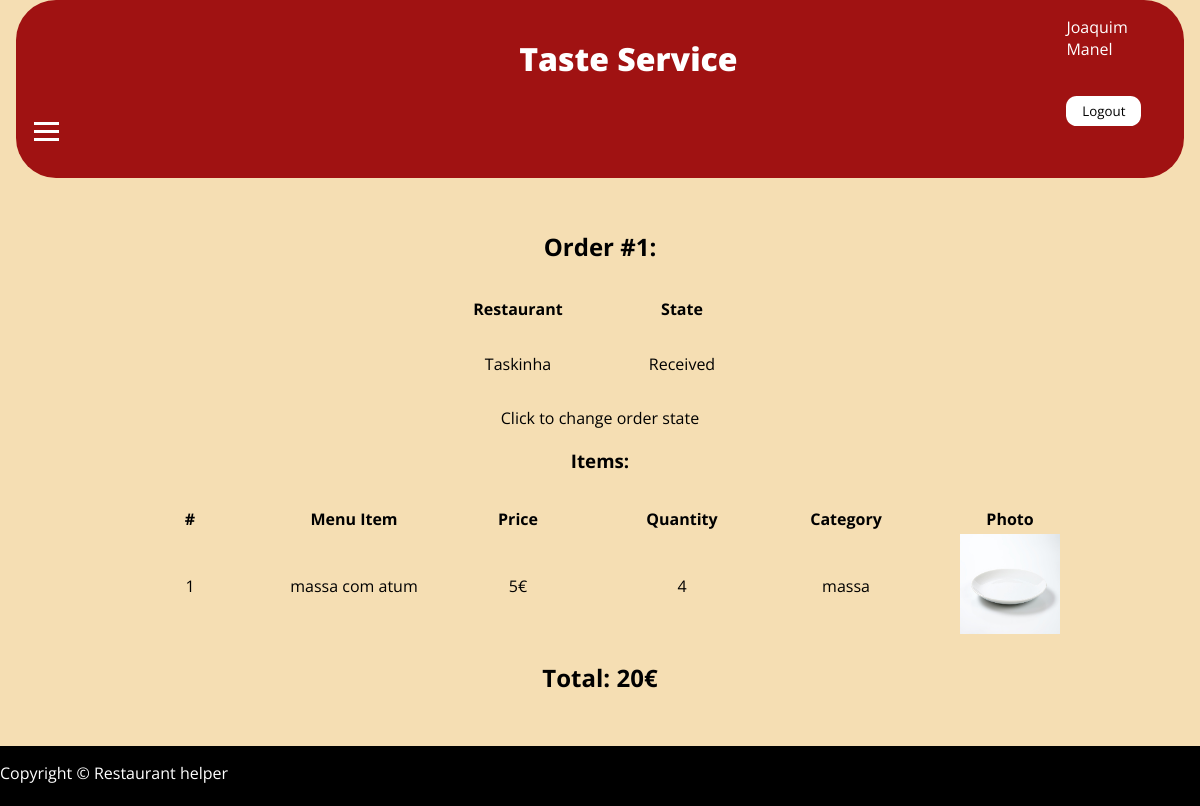
The app's page /pages/request.php?id=1 (signed in) with its own data.
### tables this page shows
CREATE TABLE request (
  id INTEGER PRIMARY KEY,
  customer INTEGER NOT NULL REFERENCES customer(id) ON DELETE CASCADE,
  state VARCHAR NOT NULL
);

CREATE TABLE restaurants (
  id INTEGER PRIMARY KEY,            
  name VARCHAR NOT NULL,
  adress VARCHAR NOT NULL,
  category VARCHAR NOT NULL,
  photo STRING DEFAULT "default.jpg",
  owner INTEGER NOT NULL REFERENCES restaurantOwner(id) ON DELETE CASCADE
                      
);

CREATE TABLE RequestMenuItem (
  id INTEGER PRIMARY KEY,
  menu_item INTEGER NOT NULL REFERENCES menu_item(id) ON DELETE CASCADE,
  request INTEGER NOT NULL REFERENCES request(id) ON DELETE CASCADE,
  quantity INTEGER NOT NULL
);

CREATE TABLE menu_item (
  id INTEGER PRIMARY KEY,
  name VARCHAR NOT NULL,
  price INTEGER NOT NULL,
  photo STRING DEFAULT "default.jpg",
  category VARCHAR NOT NULL,
  menu INTEGER NOT NULL REFERENCES menu(id) ON DELETE CASCADE,
  status INTEGER NOT NULL DEFAULT 1
);

### database/request.class.php (called while the page is built, shortened)
<?php
  class Request {
    public function __construct(int $id, string $customer, string $state, string $restaurant) {
      $this->id = $id;
      $this->state = $state;
      $this->restaurant = $restaurant;
    }
    static function getRestaurantByRequest(PDO $db, int $id){
        $stmt = $db->prepare('select name from restaurants where id in (select restaurant from menu where id in (select menu from menu_item where id in (select menu_item from requestMenuItem where request = ?)))');
        $stmt->execute(array($id));
        if($name = $stmt->fetch()){
            return $name['name'];
          }
    }
    static function getRequest(PDO $db, int $id) : Request {
        $stmt = $db->prepare('SELECT request.id,name,state FROM request,customer WHERE request.id = ? and request.customer=customer.id ');
        $stmt->execute(array($id));
        $request = $stmt->fetch();
        $restaurant=Request::getRestaurantByRequest($db,(int)$request['id']);
        return new Request(
            (int) $request['id'],
            $request['name'],
            $request['state'],
            $restaurant
        );
      }
  }
?>

### database/restaurant.class.php (called while the page is built, shortened)
<?php
  class Restaurant {
    static function getRestaurantIdFromName(PDO $db, string $name){
      $stmt = $db->prepare('select id from restaurants where name = ?');
      $stmt->execute(array($name));
      if($id = $stmt->fetch()){
          return $id['id'];
        }
    }
  }
?>

### database/menu_item.class.php (called while the page is built, shortened)
<?php
  class Menu_Item {
    public function __construct(int $id, string $name, int $price, string $photo, string $category, int $menu, int $quantity,bool $active) {
      $this->name = $name;
      $this->price = $price;
      $this->photo = $photo;
      $this->category = $category;
      $this->quantity = $quantity;
    }
    static function getItemsByRequest(PDO $db, int $id) : array {
      $stmt = $db->prepare('select menu_item.id,name,price,photo,category,menu,quantity from menu_item,requestMenuItem where menu_item.id=requestMenuItem.menu_item and request = ?');
      $stmt->execute(array($id));
      $menu_items = [];
      $active=true;
      while ($item = $stmt->fetch()) {
        $menu_items[] = new Menu_Item(
          (int) $item['id'],
          $item['name'],
          (int) $item['price'],
          $item['photo'],
          $item['category'],
          (int) $item['menu'],
          (int) $item['quantity'],
          $active
        );
      }
      return $menu_items;
    }
  }
?>

### templates/requests.php (the view, shortened to what this page needs)
<?php declare(strict_types = 1);
require_once('../database/connection.php');
require_once('../database/restaurant.class.php');
?>
<?php function drawOwnerRequest(Request $request, array $items) { ?>
  <h2>Order #<?=$request->id?>:</h2>
  <?php $total=0;?>
  <table id="tables">
  <?php $db = getDatabaseConnection(); $id=Restaurant::getRestaurantIdFromName($db,$request->restaurant); ?>
    <tr><th scope="col">Restaurant</th><th scope="col">State</th></tr>
    <tr><td><a href="../pages/restaurant.php?id=<?=$id ?>"> <?=$request->restaurant?> </a></td><td><?=$request->state?></td></tr>
  </table>
  <?php if ($request->state!="Delivered"){ ?>
  <a href="../pages/request.php?id=<?=$request->id?>&id2=state">Click to change order state</a> <?php }?>
  <h3>Items:</h3>
  <table id="tables">
    <tr><th scope="col">#</th><th scope="col">Menu Item</th><th scope="col">Price</th><th scope="col">Quantity</th><th scope="col">Category</th><th scope="col">Photo</th></tr>
    <?php foreach ($items as $i => $item) { $total+=(int)$item->price*(int)$item->quantity?>
      <tr><td><?=$i+1?></td><td><?=$item->name?></td><td><?=$item->price?>€</td><td><?=$item->quantity?></td><td><?=$item->category?></td><td><img src="../itemPictures/<?=$item->photo?>"></td></tr>
    <?php } ?>
  </table>
  <h2>Total: <?=$total?>€</h2>
<?php } ?>

### css/style.css (style rules this page uses)
* { font-family: 'Lora', serif; font-family: 'Open Sans', sans-serif; }
html { background-color: wheat; }
html, body { max-width: 100%; overflow-x: hidden; }
body { width: 120em; margin: auto; display: grid; grid-template-rows: auto 1fr auto; max-width: 100vw; --main-color: black; min-height: 100vh; }
main a { color: var(--main-color); text-decoration: none; }
#tables img { width: 6.25em !important; height: 6.25em !important; }
#tables td { height: 5em; width: 10em; text-align: center; vertical-align: middle; }
#tables { margin-top: 2em; margin-left: auto;; margin-right: auto; }

### records on screen
request: id "1", state "Received"
restaurants: name "Taskinha"
requestmenuitem: menu_item.name "massa com atum", menu_item.price "5", quantity "4", menu_item.category "massa", menu_item.photo (placeholder picture)

### other values on screen
$name "Joaquim Manel"
$total "20"
